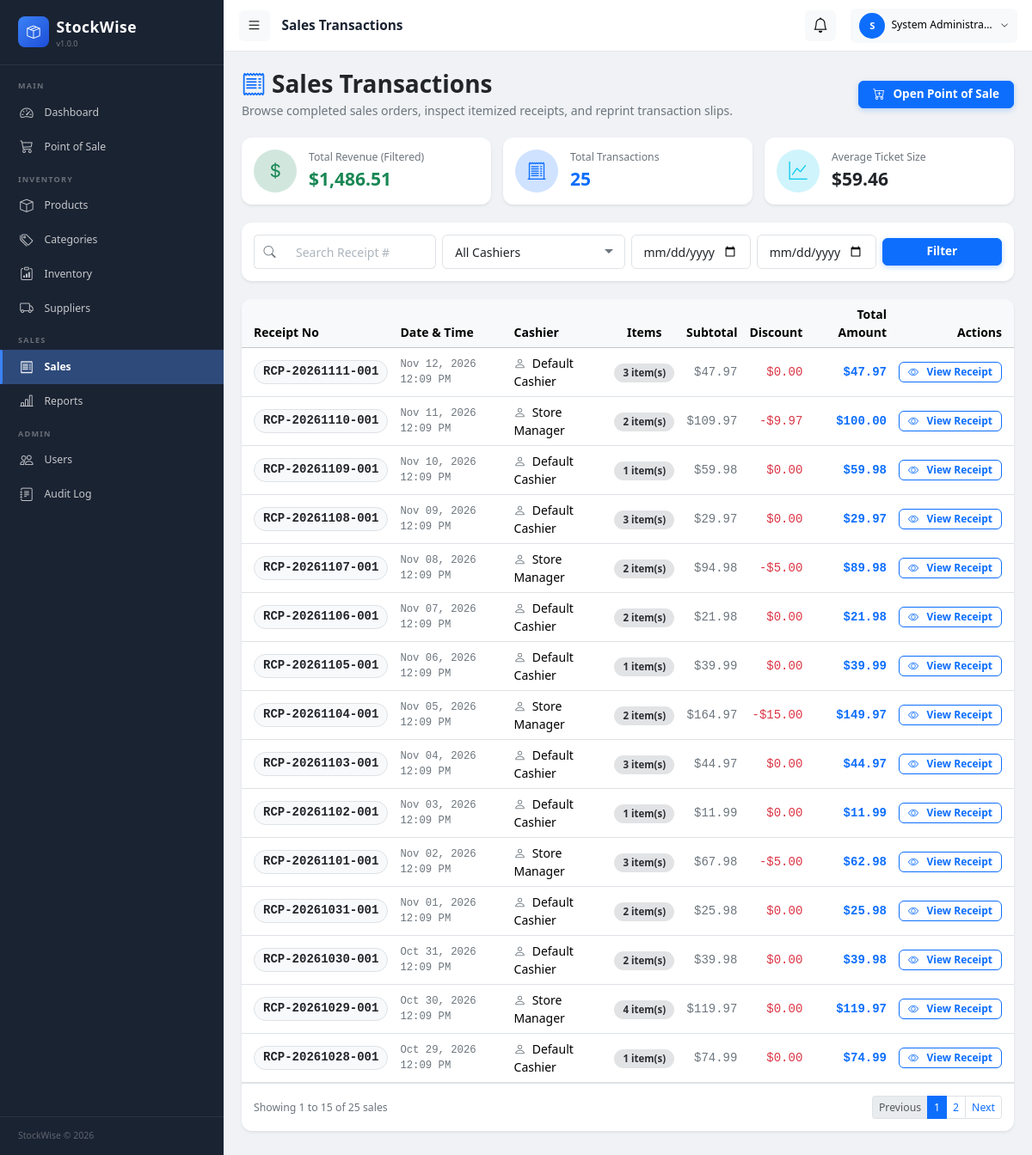
/sales.php (signed in), run on the app's committed database.
### tables this page shows
CREATE TABLE `users` (
    `id`         INT UNSIGNED NOT NULL AUTO_INCREMENT,
    `username`   VARCHAR(50)  NOT NULL,
    `email`      VARCHAR(150) NOT NULL,
    `password`   VARCHAR(255) NOT NULL,
    `full_name`  VARCHAR(100) NOT NULL,
    `role`       ENUM('admin','manager','cashier') NOT NULL DEFAULT 'cashier',
    `is_active`  TINYINT(1)   NOT NULL DEFAULT 1,
    `created_at` DATETIME     NOT NULL DEFAULT CURRENT_TIMESTAMP,
    `updated_at` DATETIME     NOT NULL DEFAULT CURRENT_TIMESTAMP ON UPDATE CURRENT_TIMESTAMP,
    PRIMARY KEY (`id`),
    UNIQUE KEY `uq_users_username` (`username`),
    UNIQUE KEY `uq_users_email`    (`email`),
    KEY `idx_users_role`      (`role`),
    KEY `idx_users_is_active`  (`is_active`)
);

CREATE TABLE `sales` (
    `id`             INT UNSIGNED   NOT NULL AUTO_INCREMENT,
    `receipt_no`     VARCHAR(30)    NOT NULL,
    `user_id`        INT UNSIGNED   NOT NULL,
    `subtotal`       DECIMAL(12,2)  NOT NULL DEFAULT 0.00,
    `discount_amount` DECIMAL(12,2) NOT NULL DEFAULT 0.00,
    `total_amount`   DECIMAL(12,2)  NOT NULL DEFAULT 0.00,
    `payment_amount` DECIMAL(12,2)  NOT NULL DEFAULT 0.00,
    `change_amount`  DECIMAL(12,2)  NOT NULL DEFAULT 0.00,
    `notes`          TEXT,
    `created_at`     DATETIME       NOT NULL DEFAULT CURRENT_TIMESTAMP,
    PRIMARY KEY (`id`),
    UNIQUE KEY `uq_sales_receipt_no` (`receipt_no`),
    KEY `idx_sales_user_id`    (`user_id`),
    KEY `idx_sales_created_at` (`created_at`),
    CONSTRAINT `fk_sales_user`
        FOREIGN KEY (`user_id`) REFERENCES `users` (`id`) ON DELETE RESTRICT
);

### sales.php (the view, shortened to what the rows shown need)
<?php
require_once __DIR__ . '/includes/config.php';
require_once __DIR__ . '/includes/auth.php';
$isManagerOrAdmin = isAdmin() || isManager();
$page    = max(1, (int)($_GET['page'] ?? 1));
$perPage = 15;
$offset  = ($page - 1) * $perPage;
$where  = ['1=1'];
$params = [];
$whereSql = implode(' AND ', $where);
$listStmt = $pdo->prepare("
    SELECT
        s.*,
        COALESCE(u.full_name, u.username, 'System') AS cashier_name,
        (SELECT COUNT(*) FROM sale_items si WHERE si.sale_id = s.id) AS item_count
    FROM sales s
    LEFT JOIN users u ON s.user_id = u.id
    WHERE {$whereSql}
    ORDER BY s.created_at DESC
    LIMIT {$perPage} OFFSET {$offset}
");
$listStmt->execute($params);
$sales = $listStmt->fetchAll();
if ($isManagerOrAdmin) {
    $cashiers = $pdo->query("SELECT id, full_name, username FROM users ORDER BY full_name ASC")->fetchAll();
}
require_once __DIR__ . '/includes/header.php';
?>
<div class="d-flex flex-wrap justify-content-between align-items-center mb-4 gap-2">
    <div>
        <h2 class="fw-bold mb-1"><i class="bi bi-receipt me-2 text-primary"></i>Sales Transactions</h2>
    </div>
</div>
<div class="card border-0 shadow-sm">
    <div class="card-body p-0">
        <div class="table-responsive">
            <table class="table table-hover align-middle mb-0">
                <thead class="table-light">
                    <tr>
                        <th class="ps-3">Receipt No</th>
                        <th>Date & Time</th>
                        <th>Cashier</th>
                        <th class="text-center">Items</th>
                        <th class="text-end">Subtotal</th>
                        <th class="text-end">Discount</th>
                        <th class="text-end">Total Amount</th>
                        <th class="text-end pe-3">Actions</th>
                    </tr>
                </thead>
                <tbody>
                    <?php if (empty($sales)): ?>
                        <tr>
                            <td colspan="8" class="text-center py-5 text-muted">
                                <i class="bi bi-receipt fs-1 text-secondary d-block mb-2"></i>
                                No sales transactions found matching your criteria.
                            </td>
                        </tr>
                    <?php else: ?>
                        <?php foreach ($sales as $s): ?>
                            <tr>
                                <td class="ps-3">
                                    <span class="badge bg-light text-dark font-monospace border fs-6">
                                        <?= htmlspecialchars($s['receipt_no']) ?>
                                    </span>
                                </td>
                                <td class="text-muted small font-monospace">
                                    <?= date('M d, Y h:i A', strtotime($s['created_at'])) ?>
                                </td>
                                <td>
                                    <i class="bi bi-person me-1 text-secondary"></i>
                                    <?= htmlspecialchars($s['cashier_name']) ?>
                                </td>
                                <td class="text-center">
                                    <span class="badge bg-secondary-subtle text-secondary-emphasis rounded-pill px-2.5">
                                        <?= $s['item_count'] ?> item(s)
                                    </span>
                                </td>
                                <td class="text-end text-muted font-monospace">$<?= number_format($s['subtotal'], 2) ?></td>
                                <td class="text-end text-danger font-monospace">
                                    <?= $s['discount_amount'] > 0 ? '-$' . number_format($s['discount_amount'], 2) : '$0.00' ?>
                                </td>
                                <td class="text-end fw-bold font-monospace text-primary fs-6">
                                    $<?= number_format($s['total_amount'], 2) ?>
                                </td>
                                <td class="text-end pe-3">
                                    <button class="btn btn-sm btn-outline-primary btn-view-receipt" data-id="<?= $s['id'] ?>">
                                        <i class="bi bi-eye me-1"></i> View Receipt
                                    </button>
                                </td>
                            </tr>
                        <?php endforeach; ?>
                    <?php endif; ?>
                </tbody>
            </table>
        </div>
    </div>
</div>
<?php require_once __DIR__ . '/includes/footer.php'; ?>

### includes/header.php (shortened to what the rows shown need)
<?php
require_once __DIR__ . '/auth.php';
$currentUser  = getCurrentUser();
?>
<!DOCTYPE html>
<html lang="en">
<head>
    <link rel="stylesheet"
          href="https://cdn.jsdelivr.net/npm/bootstrap@5.3.3/dist/css/bootstrap.min.css"
>
    <link rel="stylesheet"
          href="https://cdn.jsdelivr.net/npm/bootstrap-icons@1.11.3/font/bootstrap-icons.min.css">
    <link rel="stylesheet" href="<?= BASE_URL ?>/assets/css/style.css">
</head>
<body>
<header id="topbar">
    <div class="dropdown">
        <button class="btn btn-sm btn-light border-0 d-flex align-items-center gap-2"
                type="button"
                data-bs-toggle="dropdown"
                aria-expanded="false"
                style="max-width:200px;">
            <div class="rounded-circle bg-primary text-white d-flex align-items-center justify-content-center flex-shrink-0"
                 style="width:30px;height:30px;font-size:.8rem;font-weight:600;">
                <?= strtoupper(substr($currentUser['full_name'] ?? $currentUser['username'], 0, 1)) ?>
            </div>
            <span class="d-none d-md-block text-truncate" style="max-width:120px;font-size:.875rem;font-weight:500;">
                <?= htmlspecialchars($currentUser['full_name'] ?? $currentUser['username'], ENT_QUOTES, 'UTF-8') ?>
            </span>
            <i class="bi bi-chevron-down d-none d-md-block" style="font-size:.65rem;"></i>
        </button>
    </div>
</header>
<div class="main-content">

### data on the page
users: full_name "S", full_name "System Administra…"
sales: receipt_no "RCP-20261111-001", created_at "Nov 12, 2026 12:09 PM", cashier_name "Default Cashier", item_count "3", subtotal "47.97", discount_amount "$0.00", total_amount "47.97"
sales: receipt_no "RCP-20261110-001", created_at "Nov 11, 2026 12:09 PM", cashier_name "Store Manager", item_count "2", subtotal "109.97", discount_amount "9.97", total_amount "100.00"
sales: receipt_no "RCP-20261109-001", created_at "Nov 10, 2026 12:09 PM", cashier_name "Default Cashier", item_count "1", subtotal "59.98", discount_amount "$0.00", total_amount "59.98"
sales: receipt_no "RCP-20261108-001", created_at "Nov 09, 2026 12:09 PM", cashier_name "Default Cashier", item_count "3", subtotal "29.97", discount_amount "$0.00", total_amount "29.97"
sales: receipt_no "RCP-20261107-001", created_at "Nov 08, 2026 12:09 PM", cashier_name "Store Manager", item_count "2", subtotal "94.98", discount_amount "5.00", total_amount "89.98"
sales: receipt_no "RCP-20261106-001", created_at "Nov 07, 2026 12:09 PM", cashier_name "Default Cashier", item_count "2", subtotal "21.98", discount_amount "$0.00", total_amount "21.98"
sales: receipt_no "RCP-20261105-001", created_at "Nov 06, 2026 12:09 PM", cashier_name "Default Cashier", item_count "1", subtotal "39.99", discount_amount "$0.00", total_amount "39.99"
sales: receipt_no "RCP-20261104-001", created_at "Nov 05, 2026 12:09 PM", cashier_name "Store Manager", item_count "2", subtotal "164.97", discount_amount "15.00", total_amount "149.97"
sales: receipt_no "RCP-20261103-001", created_at "Nov 04, 2026 12:09 PM", cashier_name "Default Cashier", item_count "3", subtotal "44.97", discount_amount "$0.00", total_amount "44.97"
sales: receipt_no "RCP-20261102-001", created_at "Nov 03, 2026 12:09 PM", cashier_name "Default Cashier", item_count "1", subtotal "11.99", discount_amount "$0.00", total_amount "11.99"
sales: receipt_no "RCP-20261101-001", created_at "Nov 02, 2026 12:09 PM", cashier_name "Store Manager", item_count "3", subtotal "67.98", discount_amount "5.00", total_amount "62.98"
sales: receipt_no "RCP-20261031-001", created_at "Nov 01, 2026 12:09 PM", cashier_name "Default Cashier", item_count "2", subtotal "25.98", discount_amount "$0.00", total_amount "25.98"
sales: receipt_no "RCP-20261030-001", created_at "Oct 31, 2026 12:09 PM", cashier_name "Default Cashier", item_count "2", subtotal "39.98", discount_amount "$0.00", total_amount "39.98"
sales: receipt_no "RCP-20261029-001", created_at "Oct 30, 2026 12:09 PM", cashier_name "Store Manager", item_count "4", subtotal "119.97", discount_amount "$0.00", total_amount "119.97"
sales: receipt_no "RCP-20261028-001", created_at "Oct 29, 2026 12:09 PM", cashier_name "Default Cashier", item_count "1", subtotal "74.99", discount_amount "$0.00", total_amount "74.99"

### other printed values
APP_NAME "StockWise"
APP_VERSION "1.0.0"
$pageTitle "Sales Transactions"
$summary['total_revenue'] "1,486.51"
$summary['total_count'] "25"
$summary['avg_ticket'] "59.46"
$offset + 1 "1"
min($offset + $perPage, $totalRows) "15"
$totalRows "25"
